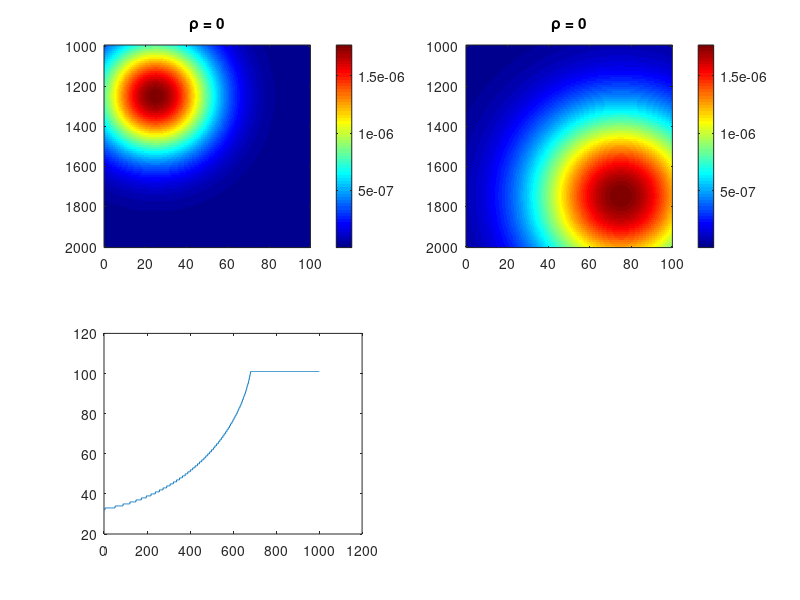

Here is the MATLAB script that generated this plot:
mx = 50;
sx = 20;
my = 1500;
sy = 200;

r1 = 0; 
r2 =0.3;
r3 = 0.8;
r4 = -0.8;

subplot(2,2,1)

arr_1 = zeros(101,1000);
for x = 0:+1:100
for y = 1000:+1:2000
z1 = ((x-25)^2)./400 + ((y-1250)^2)./40000 - (2*r1*(x-25)*(y-1250))./4000;
f=(1./(2*pi*30*3000*sqrt(1-r1^2))) * exp(-z1./(2*(1-r1^2)));
arr_1(x+1,y-999)=f;
end
end

imagesc([0 100], [1000 2000], arr_1)
colormap(jet);
colorbar;
title('\rho = 0');

subplot(2,2,2)
arr_2 = zeros(101,1000);
for x = 0:+1:100
for y = 1000:+1:2000
z2 = ((x-75)^2)./900 + ((y-1750)^2)./90000 - (2*r1*(x-75)*(y-1750))./9000;
f=(1./(2*pi*30*3000*sqrt(1-r1^2))) * exp(-z2./(2*(1-r1^2)));
arr_2(x+1,y-999)=f;
end
end

imagesc([0 100], [1000 2000], arr_2)
colormap(jet);
colorbar;
title('\rho = 0');

arr_3 = zeros(101,1000);
FinalX = 0;
FinalY = 0;
M = max(arr_1,arr_2);
for x = 1:+1:101
for y = 1000:+1:2000
    a = arr_1(x,y-999);
    b = arr_2(x,y-999);
    if (a-b)<0.05*M(x,y-999)
    arr_3(x,y-999)=1;
    end
end
end
arr_4 = zeros(1,1000);
 subplot(2,2,3)
 PX=[0 100];
 PY=[1000 2000];
 S = sum(arr_3);
 plot(S);